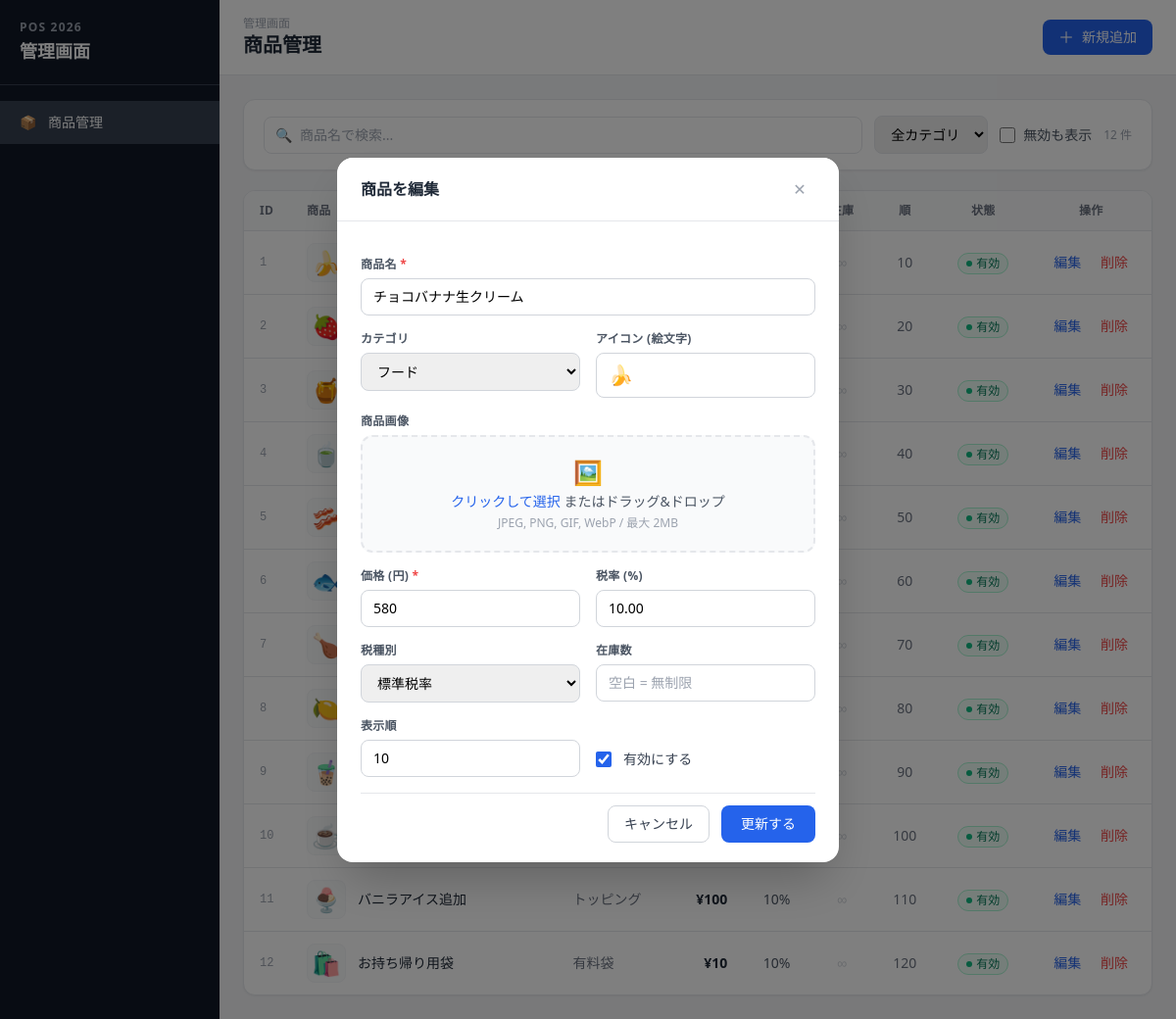
Screenshot of /admin/products.php?edit=1 with the database file from the repository.
### tables this page shows
CREATE TABLE IF NOT EXISTS products (
    id BIGINT UNSIGNED NOT NULL AUTO_INCREMENT,
    category_id BIGINT UNSIGNED NULL,
    name VARCHAR(150) NOT NULL,
    price INT UNSIGNED NOT NULL,
    tax_rate DECIMAL(5,2) NOT NULL DEFAULT 10.00,
    tax_type VARCHAR(20) NOT NULL DEFAULT 'standard',
    icon VARCHAR(20) NULL,
    image_path VARCHAR(255) NULL,
    stock_quantity INT NULL,
    is_active TINYINT(1) NOT NULL DEFAULT 1,
    display_order INT NOT NULL DEFAULT 0,
    created_at DATETIME NOT NULL DEFAULT CURRENT_TIMESTAMP,
    updated_at DATETIME NOT NULL DEFAULT CURRENT_TIMESTAMP ON UPDATE CURRENT_TIMESTAMP,
    PRIMARY KEY (id),
    KEY idx_products_category (category_id),
    KEY idx_products_active_order (is_active, display_order),
    CONSTRAINT fk_products_category
        FOREIGN KEY (category_id) REFERENCES categories (id)
        ON UPDATE CASCADE
        ON DELETE SET NULL
);

CREATE TABLE IF NOT EXISTS categories (
    id BIGINT UNSIGNED NOT NULL AUTO_INCREMENT,
    name VARCHAR(100) NOT NULL,
    display_order INT NOT NULL DEFAULT 0,
    is_active TINYINT(1) NOT NULL DEFAULT 1,
    created_at DATETIME NOT NULL DEFAULT CURRENT_TIMESTAMP,
    updated_at DATETIME NOT NULL DEFAULT CURRENT_TIMESTAMP ON UPDATE CURRENT_TIMESTAMP,
    PRIMARY KEY (id),
    UNIQUE KEY uq_categories_name (name),
    KEY idx_categories_active_order (is_active, display_order)
);

### public/admin/products.php (the view, shortened to what the rows shown need)
<?php
$pdo = Database::pdo();
$productRepo = new ProductRepository($pdo);
$formErrors  = [];
$formData    = [];
$modalOpen   = false;
$isEditing   = false;
$editProduct = null;
if (!$modalOpen && isset($_GET['edit'])) {
    $editProduct = $productRepo->find((int)$_GET['edit']);
    if ($editProduct !== null) {
        $modalOpen = true;
        $isEditing = true;
    }
}
$products   = $productRepo->findAll(['include_inactive' => true]);
function fv(string $key, string|int|null $default = ''): string
{
    global $formData, $editProduct;
    if ($editProduct !== null) {
        return htmlspecialchars((string)($editProduct[$key] ?? $default), ENT_QUOTES);
    }
    return htmlspecialchars((string)$default, ENT_QUOTES);
}
function imgUrl(string|null $path): string|null
{
    if ($path === null || $path === '') {
        return null;
    }
    return '../' . htmlspecialchars($path, ENT_QUOTES);
}
?>
<!DOCTYPE html>
<html lang="ja">
<head>
    <script src="https://cdn.tailwindcss.com"></script>
</head>
<body class="bg-gray-100 min-h-screen">
<div class="flex h-screen overflow-hidden">
    <div class="flex-1 flex flex-col overflow-hidden">
        <header class="bg-white border-b px-6 py-4 flex items-center justify-between flex-shrink-0">
            <div>
                <h1 class="text-xl font-bold text-gray-800">商品管理</h1>
            </div>
        </header>
        <main class="flex-1 overflow-auto p-6">
            <div class="bg-white rounded-xl shadow-sm border overflow-hidden">
                <table class="w-full text-sm">
                    <thead>
                        <tr class="bg-gray-50 border-b text-xs font-semibold text-gray-500 uppercase tracking-wide">
                            <th class="text-left px-4 py-3 w-12">ID</th>
                            <th class="text-left px-4 py-3">商品</th>
                            <th class="text-left px-4 py-3">カテゴリ</th>
                            <th class="text-right px-4 py-3">価格</th>
                            <th class="text-center px-4 py-3">税率</th>
                            <th class="text-center px-4 py-3">在庫</th>
                            <th class="text-center px-4 py-3 w-16">順</th>
                            <th class="text-center px-4 py-3">状態</th>
                            <th class="text-center px-4 py-3 w-28">操作</th>
                        </tr>
                    </thead>
                    <tbody id="productTable">
                    <?php foreach ($products as $p): ?>
                    <?php $thumb = imgUrl($p['image_path'] ?? null); ?>
                    <tr class="product-row border-b last:border-0 hover:bg-gray-50 transition-colors"
                        data-name="<?= htmlspecialchars(mb_strtolower($p['name']), ENT_QUOTES) ?>"
                        data-category="<?= $p['category_id'] ?? '' ?>"
                        data-active="<?= $p['is_active'] ?>">
                        <td class="px-4 py-3 text-gray-400 font-mono text-xs"><?= $p['id'] ?></td>
                        <td class="px-4 py-3">
                            <div class="flex items-center gap-3">
                                <?php if ($thumb !== null): ?>
                                <img src="<?= $thumb ?>" alt=""
                                     class="w-10 h-10 rounded-lg object-cover border border-gray-100 flex-shrink-0">
                                <?php else: ?>
                                <span class="w-10 h-10 flex items-center justify-center text-2xl leading-none flex-shrink-0 bg-gray-50 rounded-lg border border-gray-100">
                                    <?= htmlspecialchars($p['icon'] ?? '', ENT_QUOTES) ?>
                                </span>
                                <?php endif; ?>
                                <div>
                                    <p class="font-medium <?= $p['is_active'] ? 'text-gray-800' : 'text-gray-400 line-through' ?>">
                                        <?= htmlspecialchars($p['name'], ENT_QUOTES) ?>
                                    </p>
                                </div>
                            </div>
                        </td>
                        <td class="px-4 py-3 text-gray-500">
                            <?= htmlspecialchars($p['category_name'] ?? '－', ENT_QUOTES) ?>
                        </td>
                        <td class="px-4 py-3 text-right font-semibold text-gray-800">
                            ¥<?= number_format($p['price']) ?>
                        </td>
                        <td class="px-4 py-3 text-center text-gray-600">
                            <?= number_format((float)$p['tax_rate'], 0) ?>%
                        </td>
                        <td class="px-4 py-3 text-center text-gray-600">
                            <?= $p['stock_quantity'] !== null
                                ? number_format((int)$p['stock_quantity'])
                                : '<span class="text-gray-300">∞</span>' ?>
                        </td>
                        <td class="px-4 py-3 text-center text-gray-500"><?= $p['display_order'] ?></td>
                        <td class="px-4 py-3 text-center">
                            <?php if ($p['is_active']): ?>
                            <span class="inline-flex items-center gap-1 bg-emerald-50 text-emerald-700 border border-emerald-200 text-xs px-2 py-0.5 rounded-full font-medium">
                                <span class="w-1.5 h-1.5 rounded-full bg-emerald-500"></span>有効
                            </span>
                            <?php else: ?>
                            <span class="inline-flex items-center gap-1 bg-gray-100 text-gray-500 border border-gray-200 text-xs px-2 py-0.5 rounded-full font-medium">
                                <span class="w-1.5 h-1.5 rounded-full bg-gray-400"></span>無効
                            </span>
                            <?php endif; ?>
                        </td>
                        <td class="px-4 py-3 text-center whitespace-nowrap">
                            <a href="?edit=<?= $p['id'] ?>"
                               class="inline-block text-blue-600 hover:text-blue-800 font-medium px-2 py-1 rounded hover:bg-blue-50 transition-colors">
                               編集
                            </a>
                            <button onclick="confirmDelete(<?= $p['id'] ?>, '<?= htmlspecialchars($p['name'], ENT_QUOTES) ?>')"
                                    class="text-red-500 hover:text-red-700 font-medium px-2 py-1 rounded hover:bg-red-50 transition-colors">
                                削除
                            </button>
                        </td>
                    </tr>
                    <?php endforeach; ?>
                    </tbody>
                </table>
            </div>
        </main>
    </div>
</div>
<div id="modal"
     class="<?= $modalOpen ? '' : 'hidden' ?> fixed inset-0 z-50 flex items-center justify-center p-4">
    <div class="relative bg-white rounded-2xl shadow-2xl w-full max-w-lg max-h-[92vh] overflow-y-auto">
        <div class="flex items-center justify-between px-6 py-4 border-b sticky top-0 bg-white rounded-t-2xl z-10">
            <h2 class="text-base font-bold text-gray-800">
                <?= $isEditing ? '商品を編集' : '商品を追加' ?>
            </h2>
        </div>
        <form method="POST"
              action="<?= htmlspecialchars($_SERVER['PHP_SELF'], ENT_QUOTES) ?>"
              enctype="multipart/form-data"
              class="px-6 py-5 space-y-4">
            <div>
                <label class="block text-xs font-semibold text-gray-600 mb-1.5 uppercase tracking-wide">
                    商品名 <span class="text-red-500">*</span>
                </label>
                <input type="text" name="name" value="<?= fv('name') ?>" required autofocus
                       class="w-full border <?= isset($formErrors['name']) ? 'border-red-400 bg-red-50' : 'border-gray-300' ?> rounded-lg px-3 py-2 text-sm focus:outline-none focus:ring-2 focus:ring-blue-500">
            </div>
            <div class="grid grid-cols-2 gap-4">
                <div>
                    <label class="block text-xs font-semibold text-gray-600 mb-1.5 uppercase tracking-wide">アイコン (絵文字)</label>
                    <input type="text" name="icon" value="<?= fv('icon') ?>" maxlength="20" placeholder="🍌"
                           class="w-full border border-gray-300 rounded-lg px-3 py-2 text-sm focus:outline-none focus:ring-2 focus:ring-blue-500 text-xl">
                </div>
            </div>
            <div class="grid grid-cols-2 gap-4">
                <div>
                    <label class="block text-xs font-semibold text-gray-600 mb-1.5 uppercase tracking-wide">
                        価格 (円) <span class="text-red-500">*</span>
                    </label>
                    <input type="number" name="price" value="<?= fv('price', '0') ?>" min="0" required
                           class="w-full border <?= isset($formErrors['price']) ? 'border-red-400 bg-red-50' : 'border-gray-300' ?> rounded-lg px-3 py-2 text-sm focus:outline-none focus:ring-2 focus:ring-blue-500">
                </div>
                <div>
                    <label class="block text-xs font-semibold text-gray-600 mb-1.5 uppercase tracking-wide">税率 (%)</label>
                    <input type="number" name="tax_rate" value="<?= fv('tax_rate', '10') ?>" min="0" max="100" step="0.01"
                           class="w-full border border-gray-300 rounded-lg px-3 py-2 text-sm focus:outline-none focus:ring-2 focus:ring-blue-500">
                </div>
            </div>
            <div class="grid grid-cols-2 gap-4 items-end">
                <div>
                    <label class="block text-xs font-semibold text-gray-600 mb-1.5 uppercase tracking-wide">表示順</label>
                    <input type="number" name="display_order" value="<?= fv('display_order', '0') ?>"
                           class="w-full border border-gray-300 rounded-lg px-3 py-2 text-sm focus:outline-none focus:ring-2 focus:ring-blue-500">
                </div>
            </div>
        </form>
    </div>
</div>
</body>
</html>

### rows the page displays
products: id "1", icon "🍌", display_order "10", is_active 1 (drawn), name "チョコバナナ生クリーム", price "580", tax_rate "10.00"
products: id "2", icon "🍓", display_order "20", is_active 1 (drawn)
products: id "3", icon "🍯", display_order "30", is_active 1 (drawn)
products: id "4", icon "🍵", display_order "40", is_active 1 (drawn)
products: id "5", icon "🥓", display_order "50", is_active 1 (drawn)
products: id "6", icon "🐟", display_order "60", is_active 1 (drawn)
products: id "7", icon "🍗", display_order "70", is_active 1 (drawn)
products: id "8", icon "🍋", display_order "80", is_active 1 (drawn)
products: id "9", icon "🧋", display_order "90", is_active 1 (drawn)
products: id "10", icon "☕", display_order "100", is_active 1 (drawn)
products: id "11", icon "🍨", name "バニラアイス追加", category.name "トッピング", price "100", tax_rate "10", display_order "110", is_active 1 (drawn)
products: id "12", icon "🛍️", name "お持ち帰り用袋", category.name "有料袋", price "10", tax_rate "10", display_order "120", is_active 1 (drawn)

### other values shown
form field category_id "フード"
